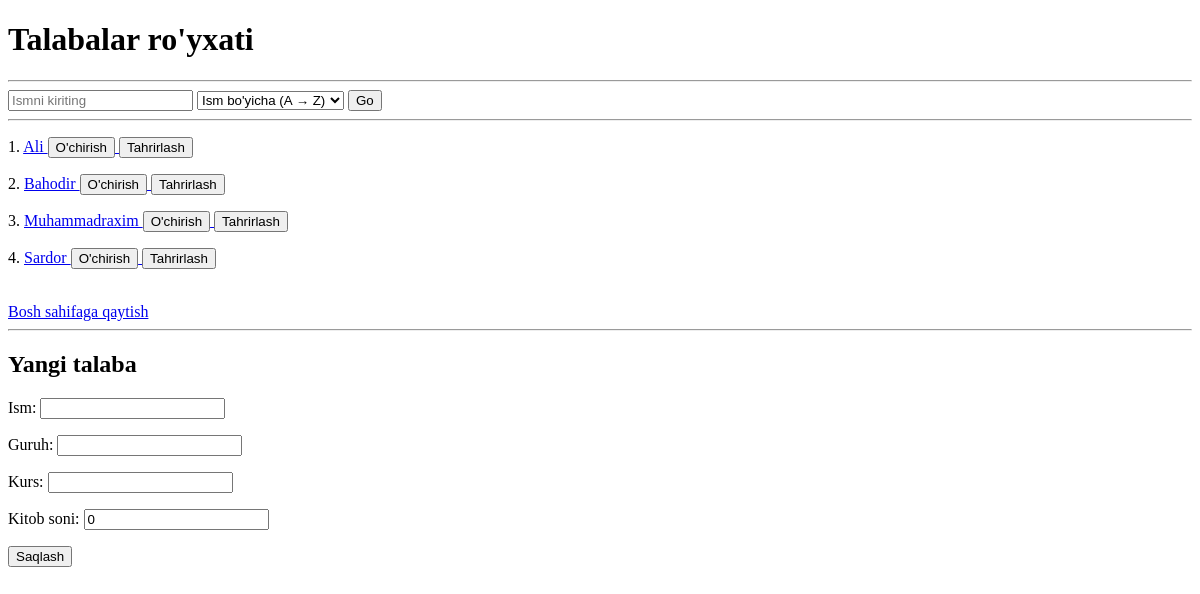
Before: /talabalar/ with the older database file.
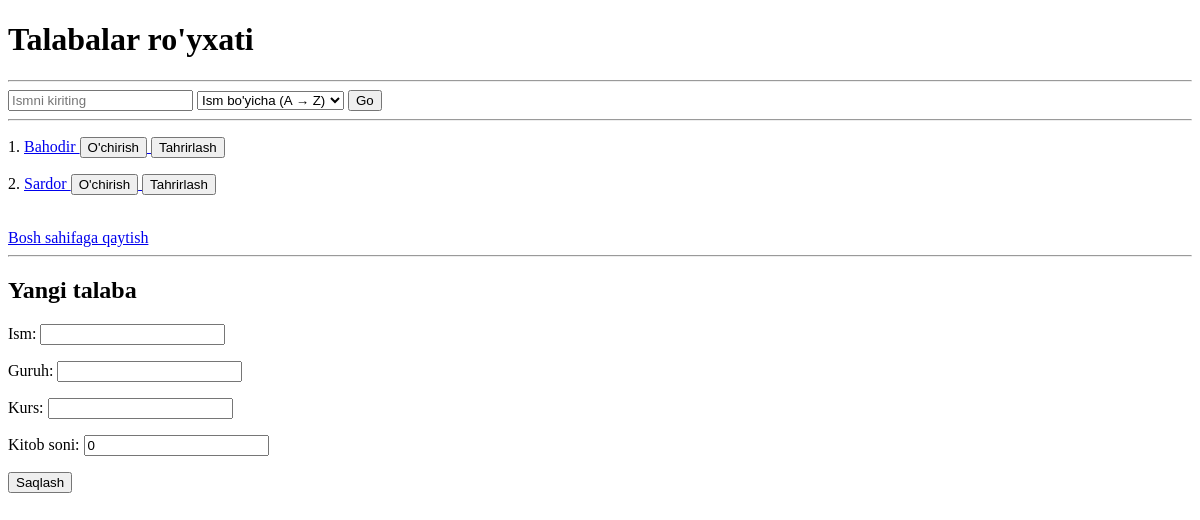
After: the same page with the newer database file.
### main/models.py (models this page shows, shortened)
class Talaba(models.Model):
    ism = models.CharField(max_length=200)
    guruh = models.CharField(max_length=50)
    kurs = models.PositiveSmallIntegerField()
    kitob_soni = models.PositiveSmallIntegerField(default=0)

### main/views.py (the view)
# urls.py: path('talabalar/', talabalar_view, name='talabalar'),
def talabalar_view(request):
    search_query = request.GET.get('search', '')
    sort_param = request.GET.get('sort', 'ism')
    talabalar = Talaba.objects.filter(ism__icontains=search_query).order_by(sort_param)
    form = TalabaForm()
    if request.method == 'POST':
        form = TalabaForm(request.POST)
        if form.is_valid():
            form.save()
            return redirect('talabalar')
    context = {
        'talabalar': talabalar,
        'search': search_query,
        'sort': sort_param,
        'form': form
    }
    return render(request, 'talabalar.html', context)

### main/forms.py
class TalabaForm(forms.ModelForm):
    class Meta:
        model = Talaba
        fields = '__all__'

### templates/talabalar.html (shortened to what this page needs)
<!DOCTYPE html>
<html>
<head>
</head>
<body>
    <h1>Talabalar ro'yxati</h1>
    <hr>
    <form method="get">
        <input type="text" name="search" placeholder="Ismni kiriting" {% if search %}value="{{ search }}"{% endif %}>
        <select name="sort">
            <option value="ism" {% if sort == 'ism' %}selected{% endif %}>Ism bo'yicha (A → Z)</option>
        </select>
        <button type="submit">Go</button>
    </form>
    <hr>
    {% for talaba in talabalar %}
    <p>
        {{ forloop.counter }}.
        <a href="{% url 'talaba_detail' talaba.id %}">
            {{ talaba.ism }}
        </a>
        <a href="/talabalar/{{ talaba.id }}/delete-confirm">
            <button>O'chirish</button>
        </a>
        <a href="/talabalar/{{ talaba.id }}/update">
            <button>Tahrirlash</button>
        </a>
    </p>
    {% empty %}
    <p>Hech qanday talaba topilmadi.</p>
    {% endfor %}
    <br>
    <a href="{% url 'home' %}">Bosh sahifaga qaytish</a>
    <hr>
    <h2>Yangi talaba</h2>
<form method="POST">
    {{ form.as_p }}
    <button type="submit">Saqlash</button>
</form>
</body>
</html>

Changed rows visible on the page:
removed Talaba: ism "Ali"
removed Talaba: ism "Muhammadraxim"
